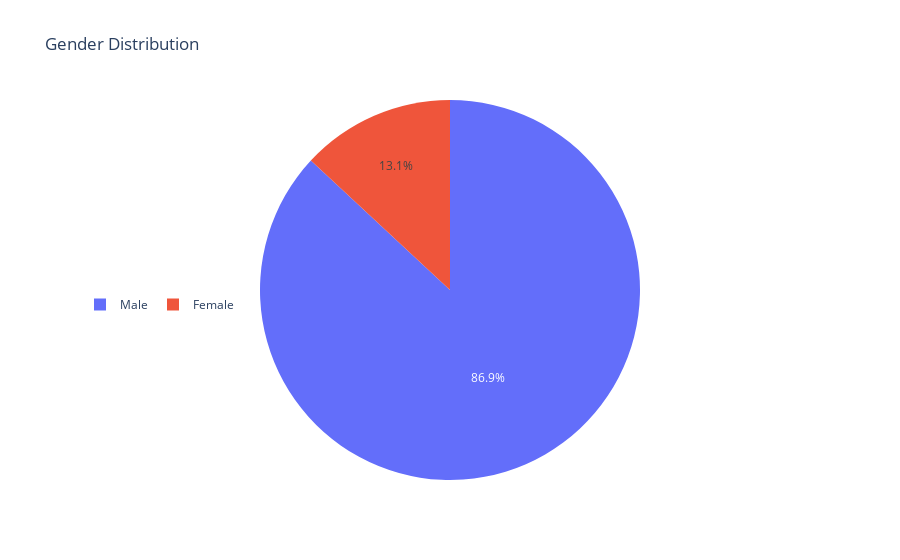

Write notebook code for a chart like this one.
### Code cell
# DISCLAIMER: 'df' refers to the data you passed in when calling 'dtale.show'

import pandas as pd
import plotly.graph_objs as go
from plotly.offline import iplot, init_notebook_mode

# Enable offline mode for Plotly in Jupyter
init_notebook_mode(connected=True)

# Your dataset
df = pd.read_csv('../../data/prep_survey_profile.csv')

if isinstance(df, (pd.DatetimeIndex, pd.MultiIndex)):
	df = df.to_frame(index=False)

# remove any pre-existing indices for ease of use in the D-Tale code, but this is not required
df = df.reset_index().drop('index', axis=1, errors='ignore')
df.columns = [str(c) for c in df.columns]  # update columns to strings in case they are numbers

chart_data = pd.concat([
	pd.Series(df.index, index=df.index, name='__index__'),
	df['What is your gender?'],
], axis=1)
chart_data = chart_data.sort_values(['What is your gender?'])
chart_data = chart_data.rename(columns={'What is your gender?': 'x'})
chart_data_count = chart_data.groupby(['x'], dropna=True)[['__index__']].count()
chart_data_count.columns = ['__index__||count']
chart_data = chart_data_count.reset_index()
chart_data = chart_data.dropna()
chart_data = chart_data[chart_data['__index__||count'] > 0]  # can't represent negatives in a pie

chart = go.Pie(labels=chart_data['x'], values=chart_data['__index__||count'])
figure = go.Figure(data=[chart], layout=go.Layout({
    'legend': {'orientation': 'h', 'y': 0.5}, 'title': {'text': 'Gender Distribution'}
}))

iplot(figure)

### Figure 1 — Plotly figure (JSON) as saved in the notebook; plotly's stock layout.template omitted (floating-point values rounded to 4 significant figures)
{"data": [{"labels": ["Female", "Male"], "type": "pie", "values": [1020, 6779]}], "layout": {"legend": {"orientation": "h", "y": 0.5}, "title": {"text": "Gender Distribution"}}}
